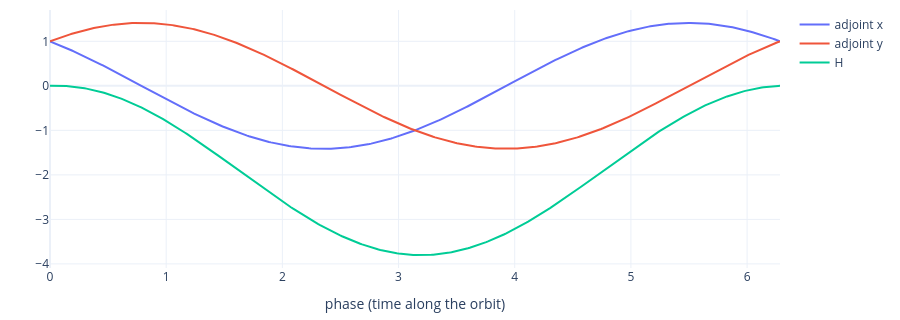

The cell this chart's notebook holds for it:
### Markdown cell above
**One period, the adjoint, and H for the paper's coupling.** XPP 8.1: Initialconds >
Periodic, then nUmerics > Averaging. The coupling of a pair of cells is
`(x'-x) - d (y'-y)` and `(y'-y) + d (x'-x)`.

### Code cell
import numpy as np
m = ex.m
m.run(total=50, trans=0)
m.buttons.initialconds.periodic()
T = m.numerics["total"]
print(f"period {T:.6f}  (exact 2*pi/q = {2*np.pi/m.pars['q']:.6f})")
A = m.buttons.numerics.averaging
A.new_adj(); adj = m.data
A.make_h("(x'-x)-d*(y'-y)", "(y'-y)+d*(x'-x)"); H = m.data
fig = go.Figure([go.Scatter(x=adj.t, y=adj["x"], name="adjoint x"), go.Scatter(x=adj.t, y=adj["y"], name="adjoint y"),
                 go.Scatter(x=H.t, y=H["x"], name="H")])
show_figure(fig, xaxis_title="phase (time along the orbit)", height=320)
A.orbit()

### Figure 1 — Plotly figure (JSON) as saved in the notebook; plotly's stock layout.template omitted (floating-point values rounded to 4 significant figures; data arrays with more than 128 entries replaced by an {"elided": "..."} marker saying what was removed)
{"data": [{"name": "adjoint x", "type": "scatter", "x": {"elided": "401 float values"}, "y": {"elided": "401 float values"}}, {"name": "adjoint y", "type": "scatter", "x": {"elided": "401 float values"}, "y": {"elided": "401 float values"}}, {"name": "H", "type": "scatter", "x": {"elided": "401 float values"}, "y": {"elided": "401 float values"}}], "layout": {"height": 320, "margin": {"b": 40, "l": 50, "r": 10, "t": 10}, "paper_bgcolor": "white", "plot_bgcolor": "white", "xaxis": {"title": {"text": "phase (time along the orbit)"}}}}
